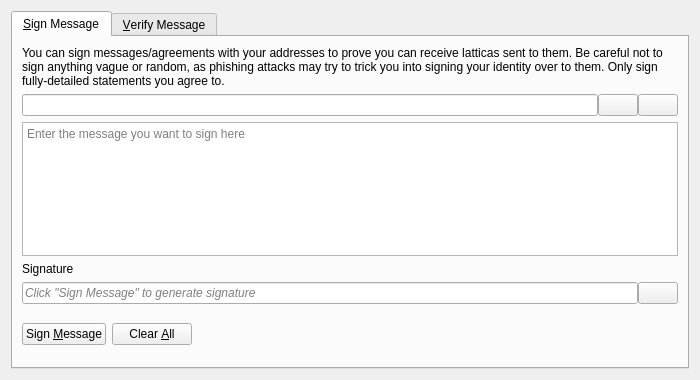
<?xml version="1.0" encoding="UTF-8"?>
<ui version="4.0">
 <class>SignVerifyMessageDialog</class>
 <widget class="QDialog" name="SignVerifyMessageDialog">
  <property name="geometry">
   <rect>
    <x>0</x>
    <y>0</y>
    <width>700</width>
    <height>380</height>
   </rect>
  </property>
  <property name="windowTitle">
   <string>Signatures - Sign / Verify a Message</string>
  </property>
  <property name="modal">
   <bool>true</bool>
  </property>
  <layout class="QVBoxLayout" name="verticalLayout">
   <item>
    <widget class="QTabWidget" name="tabWidget">
     <property name="currentIndex">
      <number>0</number>
     </property>
     <widget class="QWidget" name="tabSignMessage">
      <attribute name="title">
       <string>&amp;Sign Message</string>
      </attribute>
      <layout class="QVBoxLayout" name="verticalLayout_SM">
       <item>
        <widget class="QLabel" name="infoLabel_SM">
         <property name="text">
          <string>You can sign messages/agreements with your addresses to prove you can receive latticas sent to them. Be careful not to sign anything vague or random, as phishing attacks may try to trick you into signing your identity over to them. Only sign fully-detailed statements you agree to.</string>
         </property>
         <property name="textFormat">
          <enum>Qt::PlainText</enum>
         </property>
         <property name="wordWrap">
          <bool>true</bool>
         </property>
        </widget>
       </item>
       <item>
        <layout class="QHBoxLayout" name="horizontalLayout_1_SM">
         <property name="spacing">
          <number>0</number>
         </property>
         <item>
          <widget class="QValidatedLineEdit" name="addressIn_SM">
           <property name="toolTip">
            <string>The Lattica address to sign the message with</string>
           </property>
          </widget>
         </item>
         <item>
          <widget class="QPushButton" name="addressBookButton_SM">
           <property name="toolTip">
            <string>Choose previously used address</string>
           </property>
           <property name="text">
            <string/>
           </property>
           <property name="icon">
            <iconset resource="../lattica.qrc">
             <normaloff>:/icons/address-book</normaloff>:/icons/address-book</iconset>
           </property>
           <property name="shortcut">
            <string>Alt+A</string>
           </property>
           <property name="autoDefault">
            <bool>false</bool>
           </property>
          </widget>
         </item>
         <item>
          <widget class="QPushButton" name="pasteButton_SM">
           <property name="toolTip">
            <string>Paste address from clipboard</string>
           </property>
           <property name="text">
            <string/>
           </property>
           <property name="icon">
            <iconset resource="../lattica.qrc">
             <normaloff>:/icons/editpaste</normaloff>:/icons/editpaste</iconset>
           </property>
           <property name="shortcut">
            <string>Alt+P</string>
           </property>
           <property name="autoDefault">
            <bool>false</bool>
           </property>
          </widget>
         </item>
        </layout>
       </item>
       <item>
        <widget class="QPlainTextEdit" name="messageIn_SM">
         <property name="toolTip">
          <string>Enter the message you want to sign here</string>
         </property>
         <property name="placeholderText">
          <string>Enter the message you want to sign here</string>
         </property>
        </widget>
       </item>
       <item>
        <widget class="QLabel" name="signatureLabel_SM">
         <property name="text">
          <string>Signature</string>
         </property>
         <property name="textFormat">
          <enum>Qt::PlainText</enum>
         </property>
        </widget>
       </item>
       <item>
        <layout class="QHBoxLayout" name="horizontalLayout_2_SM">
         <property name="spacing">
          <number>0</number>
         </property>
         <item>
          <widget class="QLineEdit" name="signatureOut_SM">
           <property name="placeholderText">
            <string>Click "Sign Message" to generate signature</string>
           </property>
           <property name="font">
            <font>
             <italic>true</italic>
            </font>
           </property>
           <property name="readOnly">
            <bool>true</bool>
           </property>
          </widget>
         </item>
         <item>
          <widget class="QPushButton" name="copySignatureButton_SM">
           <property name="toolTip">
            <string>Copy the current signature to the clipboard</string>
           </property>
           <property name="text">
            <string/>
           </property>
           <property name="icon">
            <iconset resource="../lattica.qrc">
             <normaloff>:/icons/editcopy</normaloff>:/icons/editcopy</iconset>
           </property>
           <property name="autoDefault">
            <bool>false</bool>
           </property>
          </widget>
         </item>
        </layout>
       </item>
       <item>
        <layout class="QHBoxLayout" name="horizontalLayout_3_SM">
         <item>
          <widget class="QPushButton" name="signMessageButton_SM">
           <property name="toolTip">
            <string>Sign the message to prove you own this Lattica address</string>
           </property>
           <property name="text">
            <string>Sign &amp;Message</string>
           </property>
           <property name="icon">
            <iconset resource="../lattica.qrc">
             <normaloff>:/icons/edit</normaloff>:/icons/edit</iconset>
           </property>
           <property name="autoDefault">
            <bool>false</bool>
           </property>
          </widget>
         </item>
         <item>
          <widget class="QPushButton" name="clearButton_SM">
           <property name="toolTip">
            <string>Reset all sign message fields</string>
           </property>
           <property name="text">
            <string>Clear &amp;All</string>
           </property>
           <property name="icon">
            <iconset resource="../lattica.qrc">
             <normaloff>:/icons/remove</normaloff>:/icons/remove</iconset>
           </property>
           <property name="autoDefault">
            <bool>false</bool>
           </property>
          </widget>
         </item>
         <item>
          <spacer name="horizontalSpacer_1_SM">
           <property name="orientation">
            <enum>Qt::Horizontal</enum>
           </property>
           <property name="sizeHint" stdset="0">
            <size>
             <width>40</width>
             <height>48</height>
            </size>
           </property>
          </spacer>
         </item>
         <item>
          <widget class="QLabel" name="statusLabel_SM">
           <property name="font">
            <font>
             <weight>75</weight>
             <bold>true</bold>
            </font>
           </property>
           <property name="text">
            <string/>
           </property>
           <property name="wordWrap">
            <bool>true</bool>
           </property>
          </widget>
         </item>
         <item>
          <spacer name="horizontalSpacer_2_SM">
           <property name="orientation">
            <enum>Qt::Horizontal</enum>
           </property>
           <property name="sizeHint" stdset="0">
            <size>
             <width>40</width>
             <height>48</height>
            </size>
           </property>
          </spacer>
         </item>
        </layout>
       </item>
      </layout>
     </widget>
     <widget class="QWidget" name="tabVerifyMessage">
      <attribute name="title">
       <string>&amp;Verify Message</string>
      </attribute>
      <layout class="QVBoxLayout" name="verticalLayout_VM">
       <item>
        <widget class="QLabel" name="infoLabel_VM">
         <property name="text">
          <string>Enter the receiver's address, message (ensure you copy line breaks, spaces, tabs, etc. exactly) and signature below to verify the message. Be careful not to read more into the signature than what is in the signed message itself, to avoid being tricked by a man-in-the-middle attack. Note that this only proves the signing party receives with the address, it cannot prove sendership of any transaction!</string>
         </property>
         <property name="textFormat">
          <enum>Qt::PlainText</enum>
         </property>
         <property name="alignment">
          <set>Qt::AlignLeading|Qt::AlignLeft|Qt::AlignTop</set>
         </property>
         <property name="wordWrap">
          <bool>true</bool>
         </property>
        </widget>
       </item>
       <item>
        <layout class="QHBoxLayout" name="horizontalLayout_1_VM">
         <property name="spacing">
          <number>0</number>
         </property>
         <item>
          <widget class="QValidatedLineEdit" name="addressIn_VM">
           <property name="toolTip">
            <string>The Lattica address the message was signed with</string>
           </property>
          </widget>
         </item>
         <item>
          <widget class="QPushButton" name="addressBookButton_VM">
           <property name="toolTip">
            <string>Choose previously used address</string>
           </property>
           <property name="text">
            <string/>
           </property>
           <property name="icon">
            <iconset resource="../lattica.qrc">
             <normaloff>:/icons/address-book</normaloff>:/icons/address-book</iconset>
           </property>
           <property name="shortcut">
            <string>Alt+A</string>
           </property>
           <property name="autoDefault">
            <bool>false</bool>
           </property>
          </widget>
         </item>
        </layout>
       </item>
       <item>
        <widget class="QPlainTextEdit" name="messageIn_VM">
          <property name="toolTip">
            <string>The signed message to verify</string>
          </property>
          <property name="placeholderText">
            <string>The signed message to verify</string>
          </property>
        </widget>
       </item>
       <item>
        <widget class="QValidatedLineEdit" name="signatureIn_VM">
          <property name="toolTip">
            <string>The signature given when the message was signed</string>
          </property>
          <property name="placeholderText">
            <string>The signature given when the message was signed</string>
          </property>
        </widget>
       </item>
       <item>
        <layout class="QHBoxLayout" name="horizontalLayout_2_VM">
         <item>
          <widget class="QPushButton" name="verifyMessageButton_VM">
           <property name="toolTip">
            <string>Verify the message to ensure it was signed with the specified Lattica address</string>
           </property>
           <property name="text">
            <string>Verify &amp;Message</string>
           </property>
           <property name="icon">
            <iconset resource="../lattica.qrc">
             <normaloff>:/icons/transaction_0</normaloff>:/icons/transaction_0</iconset>
           </property>
           <property name="autoDefault">
            <bool>false</bool>
           </property>
          </widget>
         </item>
         <item>
          <widget class="QPushButton" name="clearButton_VM">
           <property name="toolTip">
            <string>Reset all verify message fields</string>
           </property>
           <property name="text">
            <string>Clear &amp;All</string>
           </property>
           <property name="icon">
            <iconset resource="../lattica.qrc">
             <normaloff>:/icons/remove</normaloff>:/icons/remove</iconset>
           </property>
           <property name="autoDefault">
            <bool>false</bool>
           </property>
          </widget>
         </item>
         <item>
          <spacer name="horizontalSpacer_1_VM">
           <property name="orientation">
            <enum>Qt::Horizontal</enum>
           </property>
           <property name="sizeHint" stdset="0">
            <size>
             <width>40</width>
             <height>48</height>
            </size>
           </property>
          </spacer>
         </item>
         <item>
          <widget class="QLabel" name="statusLabel_VM">
           <property name="font">
            <font>
             <weight>75</weight>
             <bold>true</bold>
            </font>
           </property>
           <property name="text">
            <string/>
           </property>
           <property name="wordWrap">
            <bool>true</bool>
           </property>
          </widget>
         </item>
         <item>
          <spacer name="horizontalSpacer_2_VM">
           <property name="orientation">
            <enum>Qt::Horizontal</enum>
           </property>
           <property name="sizeHint" stdset="0">
            <size>
             <width>40</width>
             <height>48</height>
            </size>
           </property>
          </spacer>
         </item>
        </layout>
       </item>
      </layout>
     </widget>
    </widget>
   </item>
  </layout>
 </widget>
 <customwidgets>
  <customwidget>
   <class>QValidatedLineEdit</class>
   <extends>QLineEdit</extends>
   <header>qt/qvalidatedlineedit.h</header>
  </customwidget>
 </customwidgets>
 <resources>
  <include location="../lattica.qrc"/>
 </resources>
 <connections/>
</ui>
